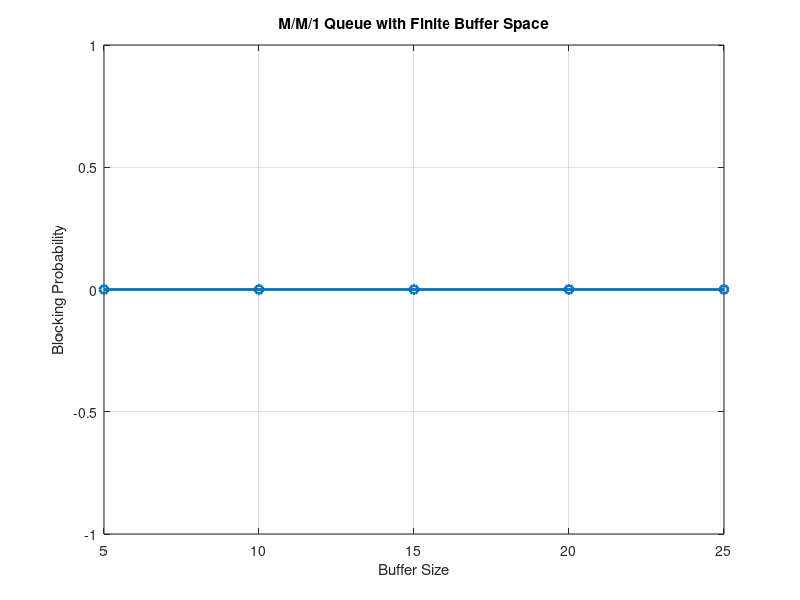

Write the MATLAB code that produced this figure.
% M/M/1 Queue Simulation with Finite Buffer Space

% Parameters
lambda = 0.5; % Arrival rate
mu = 1; % Service rate
buffer_sizes = [5, 10, 15, 20, 25]; % Different buffer sizes
num_iterations = 1000; % Number of iterations

% Initialize variables
blocking_probabilities = zeros(1, length(buffer_sizes));

% Simulation
for b = 1:length(buffer_sizes)
    buffer_size = buffer_sizes(b);
    blocking_count = 0;
    
    for i = 1:num_iterations
        % Generate arrivals and departures
        arrivals = poissrnd(lambda);
        departures = poissrnd(mu);
        
        % Update buffer status
        buffer = 0;
        for j = 1:min(arrivals, buffer_size)
            if buffer < buffer_size
                buffer = buffer + 1;
            else
                blocking_count = blocking_count + 1;
            end
        end
        
        buffer = buffer - min(departures, buffer);
        
        % Account for blocking when buffer is full
        if arrivals > buffer_size
            blocking_count = blocking_count + (arrivals - buffer_size);
        end
    end
    
    % Calculate blocking probability
    blocking_probabilities(b) = blocking_count / (lambda * num_iterations);
end

% Plot
plot(buffer_sizes, blocking_probabilities, 'o-', 'LineWidth', 2);
xlabel('Buffer Size');
ylabel('Blocking Probability');
title('M/M/1 Queue with Finite Buffer Space');
grid on;